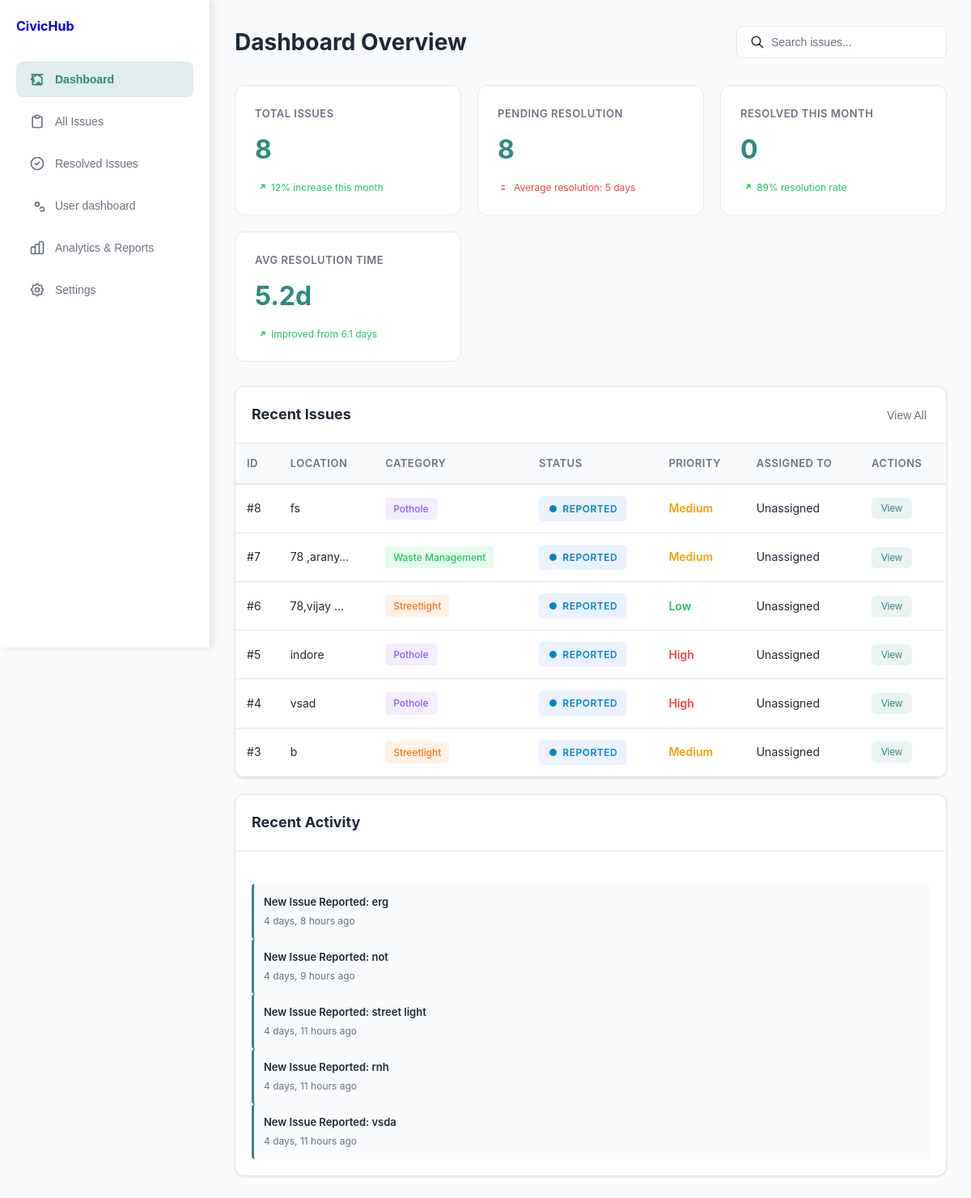
The app's page /, older data.
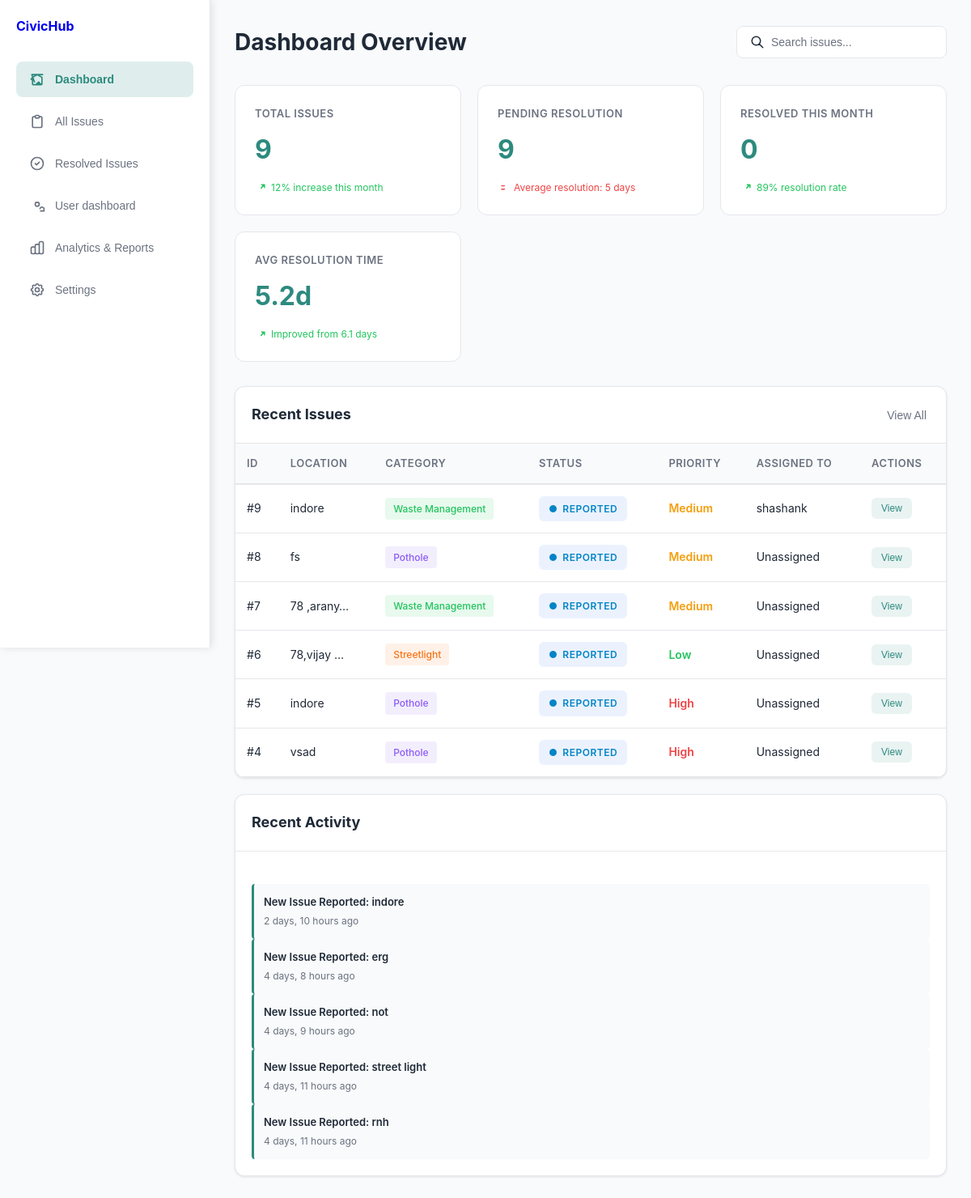
The same page, newer data.
### home/models.py (models this page shows, shortened)
class Issue(models.Model):
    CATEGORY_CHOICES = [
        ('pothole', 'Pothole'),
        ('drainage', 'Drainage'),
        ('streetlight', 'Streetlight'),
        ('waste', 'Waste Management'),
        ('other', 'Other'),
    ]
    PRIORITY_CHOICES = [
        ('low', 'Low'),
        ('medium', 'Medium'),
        ('high', 'High'),
    ]
    STATUS_CHOICES = [
        ('reported', 'Reported'),
        ('verified', 'Verified'),
        ('in_progress', 'In Progress'),
        ('resolved', 'Resolved'),
    ]
    title = models.CharField(max_length=200)
    category = models.CharField(max_length=20, choices=CATEGORY_CHOICES)
    priority = models.CharField(max_length=10, choices=PRIORITY_CHOICES)
    status = models.CharField(max_length=20, choices=STATUS_CHOICES, default='reported')
    location = models.CharField(max_length=255)
    description = models.TextField()
    assigned_to = models.ForeignKey(User, on_delete=models.SET_NULL, null=True, blank=True, related_name='assigned_issues')
    created_at = models.DateTimeField(auto_now_add=True)
    updated_at = models.DateTimeField(auto_now=True)

class ActivityLog(models.Model):
    issue = models.ForeignKey(Issue, on_delete=models.CASCADE)
    action = models.CharField(max_length=255) # e.g., "Status changed to In Progress"
    timestamp = models.DateTimeField(auto_now_add=True)

### home/views.py (the view)
# urls.py: path('',views.dashboard_view,name="dashboard_view"),
def dashboard_view(request):
    total_issues = Issue.objects.count()
    pending_issues = Issue.objects.filter(status__in=['reported', 'verified', 'in_progress']).count()
    resolved_month = Issue.objects.filter(status='resolved').count()
    search_query = request.GET.get('q', '')  # Get the search term, default to empty string
    print(search_query)
    issues_queryset = Issue.objects.all().order_by('-created_at')
    if search_query:
        recent_issues = issues_queryset.filter(
            Q(title__icontains=search_query) |
            Q(description__icontains=search_query) |
            Q(status__icontains=search_query)
        )
    else:
        recent_issues = issues_queryset[:10]
    recent_activities = ActivityLog.objects.all().order_by('-timestamp')[:5]
    users = Issue._meta.get_field('assigned_to').related_model.objects.all()
    context = {
        'total_issues': total_issues,
        'pending_issues': pending_issues,
        'resolved_month': resolved_month,
        'recent_issues': recent_issues,
        'recent_activities': recent_activities,
        'users': users,
        'search_query': search_query, # Pass this back to template to keep input filled
    }
    return render(request, 'home/index.html', context)

### TEMPLATES/home/index.html (shortened to what the changed rows need)
<!DOCTYPE html>
<html lang="en">
<head>
</head>
<body>
    <div class="container">
        <main class="main-content">
            <section id="dashboard-section" class="section-content">
                <div class="header">
                    <h1>Dashboard Overview</h1>
                </div>
                <div class="stats-grid">
                    <div class="stat-card">
                        <div class="stat-label">Total Issues</div>
                        <div class="stat-value" id="totalIssues">{{ total_issues }}</div>
                        <div class="stat-change positive">
                            <svg fill="currentColor" viewBox="0 0 20 20" width="14" height="14">
                                <path fill-rule="evenodd" d="M12 7a1 1 0 110-2h5a1 1 0 011 1v5a1 1 0 11-2 0V8.414l-4.293 4.293a1 1 0 01-1.414-1.414L13.586 7H12z"/>
                            </svg>
                            12% increase this month
                        </div>
                    </div>
                    <div class="stat-card">
                        <div class="stat-label">Pending Resolution</div>
                        <div class="stat-value" id="pendingIssues">{{ pending_issues }}</div>
                        <div class="stat-change negative">
                            <svg fill="currentColor" viewBox="0 0 20 20" width="14" height="14">
                                <path fill-rule="evenodd" d="M12 13a1 1 0 110 2H7a1 1 0 110-2h5zm0-6a1 1 0 110 2H7a1 1 0 110-2h5z"/>
                            </svg>
                            Average resolution: 5 days
                        </div>
                    </div>
                </div>
                <div class="dashboard-grid">
                    <div class="card">
                        <div class="card-header">
                            <h2>Recent Issues</h2>
                        </div>
                        <div class="table-container">
                            <table id="recentIssuesTable">
                                 <thead>
                                     <tr>
                                         <th>ID</th>
                                         <th>location</th>
                                         <th>Category</th>
                                         <th>Status</th>
                                         <th>Priority</th>
                                         <th>Assigned To</th>
                                         <th>Actions</th>
                                     </tr>
                                 </thead>
                                 <tbody>
                                     {% for issue in recent_issues|slice:":6" %}
                                     <tr>
                                         <td>#{{ issue.id }}</td>
                                         <td><p>{{ issue.location|truncatechars:10 }}</p></td>
                                         <td>
                                             <span class="category-badge category-{{ issue.category }}">
                                                 {{ issue.get_category_display }}
                                             </span>
                                         </td>
                                         <td>
                                             <span class="status-badge status-{{ issue.status }}">
                                                 <span>●</span> {{ issue.get_status_display }}
                                             </span>
                                         </td>
                                         <td>
                                             <span class="priority-{{ issue.priority }}">
                                                 {{ issue.get_priority_display }}
                                             </span>
                                         </td>
                                         <td>
                                             {% if issue.assigned_to %}
                                                 {{ issue.assigned_to.username }}
                                             {% else %}
                                                 Unassigned
                                             {% endif %}
                                         </td>
                                         <td>
                                             <button class="action-btn action-btn-view" onclick="viewIssue('{{ issue.id }}')">View</button>
                                         </td>
                                     </tr>
                                     {% endfor %}
                                 </tbody>
                             </table>
                         </div>
                    </div>
                    <div class="card right-sidebar">
                        <div class="card-header">
                            <h2>Recent Activity</h2>
                        </div>
                        <div class="card-body">
                         {% for activity in recent_activities %}
                         <div class="activity-item">
                             <div class="activity-title">{{ activity.action }}</div>
                             <div class="activity-time">{{ activity.timestamp|timesince }} ago</div>
                         </div>
                         {% endfor %}
                        </div>
                    </div>
                </div>
            </section>
        </main>
    </div>
</body>
</html>

Row changes from the older to the newer data that the page shows:
no longer on this page (row unchanged): Issue: id "3", location "b", category "Streetlight", status "REPORTED", priority "Medium", shows "Unassigned"
no longer on this page (row unchanged): ActivityLog: action "New Issue Reported: vsda", timestamp "4 days, 11 hours"
added Issue: id "9", location "indore", category "Waste Management", status "REPORTED", priority "Medium", assigned_to.username "shashank"
added ActivityLog: action "New Issue Reported: indore", timestamp "2 days, 10 hours"
Text that changed along with them:
{{ total_issues }}: "8" → "9"
{{ pending_issues }}: "8" → "9"
